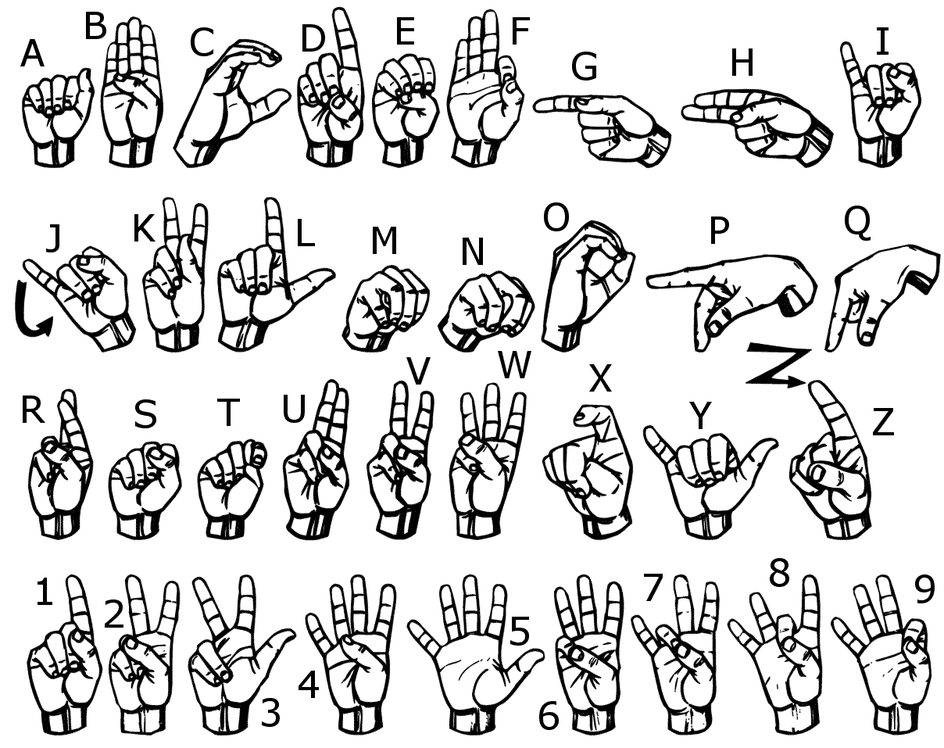
#> input picture Sign.png, 944 x 748 px, shrunk from 1208 x 957 before the run; its folder holds only this picture in this run
$ python -i preprocess.py   (imports and definitions only)
#> lines starting #> are read from the running program, lines starting #| are printed output that depends on the picture; after the words box and inside, x2 and y2 are one past the last pixel; in counts of white or black regions, pixels touching at a corner belong together
import numpy as np
import cv2
import os
import csv

minValue = 70
def func(path):
#> called with path = 'Sign.png'
    frame = cv2.imread(path)
#> frame is the input picture: shape (748, 944, 3); min 0, max 255, mean 215.3

    gray = cv2.cvtColor(frame, cv2.COLOR_BGR2GRAY)
    blur = cv2.GaussianBlur(gray,(5,5),2)
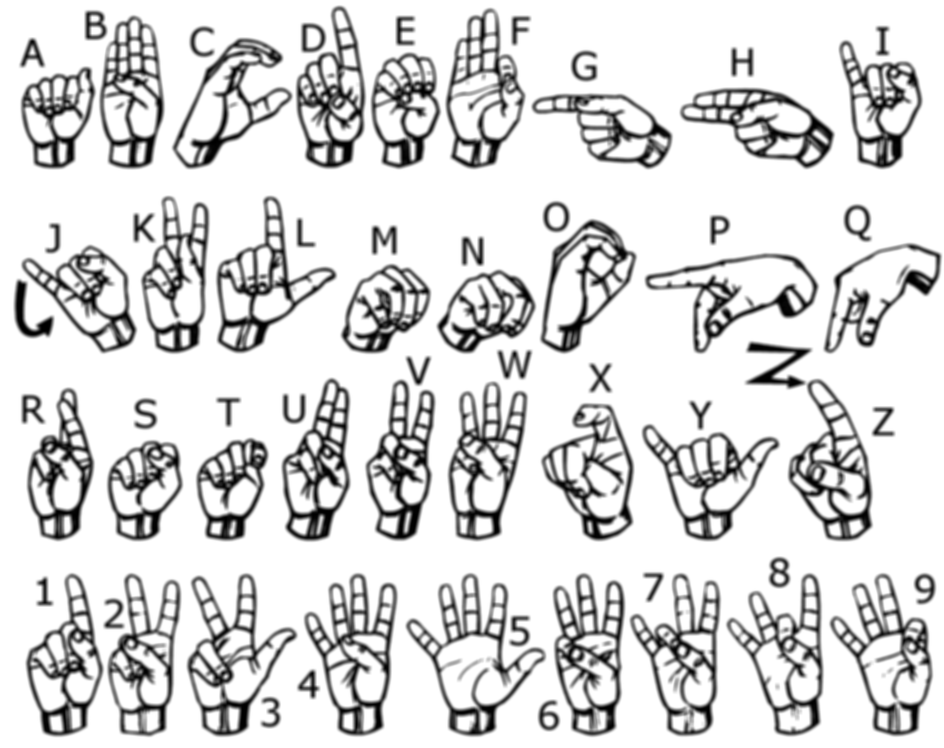
#> blur: shape (748, 944); min 0, max 255, mean 215.3

    th3 = cv2.adaptiveThreshold(blur,255,cv2.ADAPTIVE_THRESH_GAUSSIAN_C,cv2.THRESH_BINARY_INV,11,2)
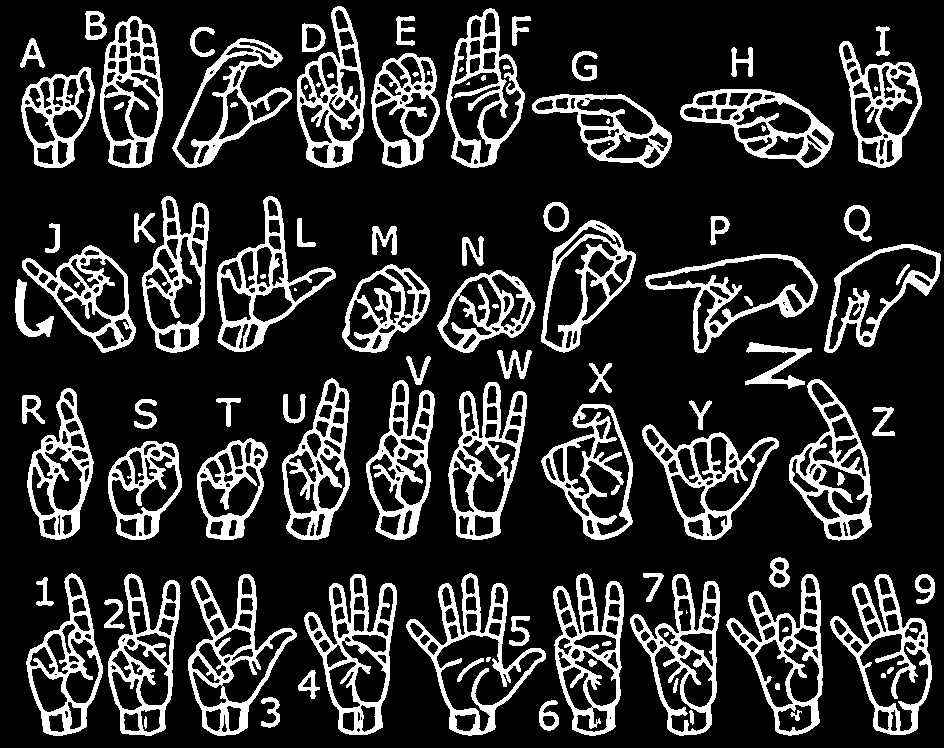
#> th3: shape (748, 944); 18.6% white; 107 white regions (10 under 20 px), largest, box (x1, y1, x2, y2) and area: (406, 573, 546, 736) 4363, (304, 574, 397, 735) 4339, (188, 574, 297, 736) 4196
    ret, res = cv2.threshold(th3, minValue, 255, cv2.THRESH_BINARY_INV+cv2.THRESH_OTSU)
#> ret = 0
    return res
# [6 lines not run here, left out]
path="data/train"
path1 = "data2"
a=['label']

# [2 lines not run here, left out]
label=0
var = 0
c1 = 0
c2 = 0

# [28 lines not run here, left out]

>>> result = func('Sign.png')
